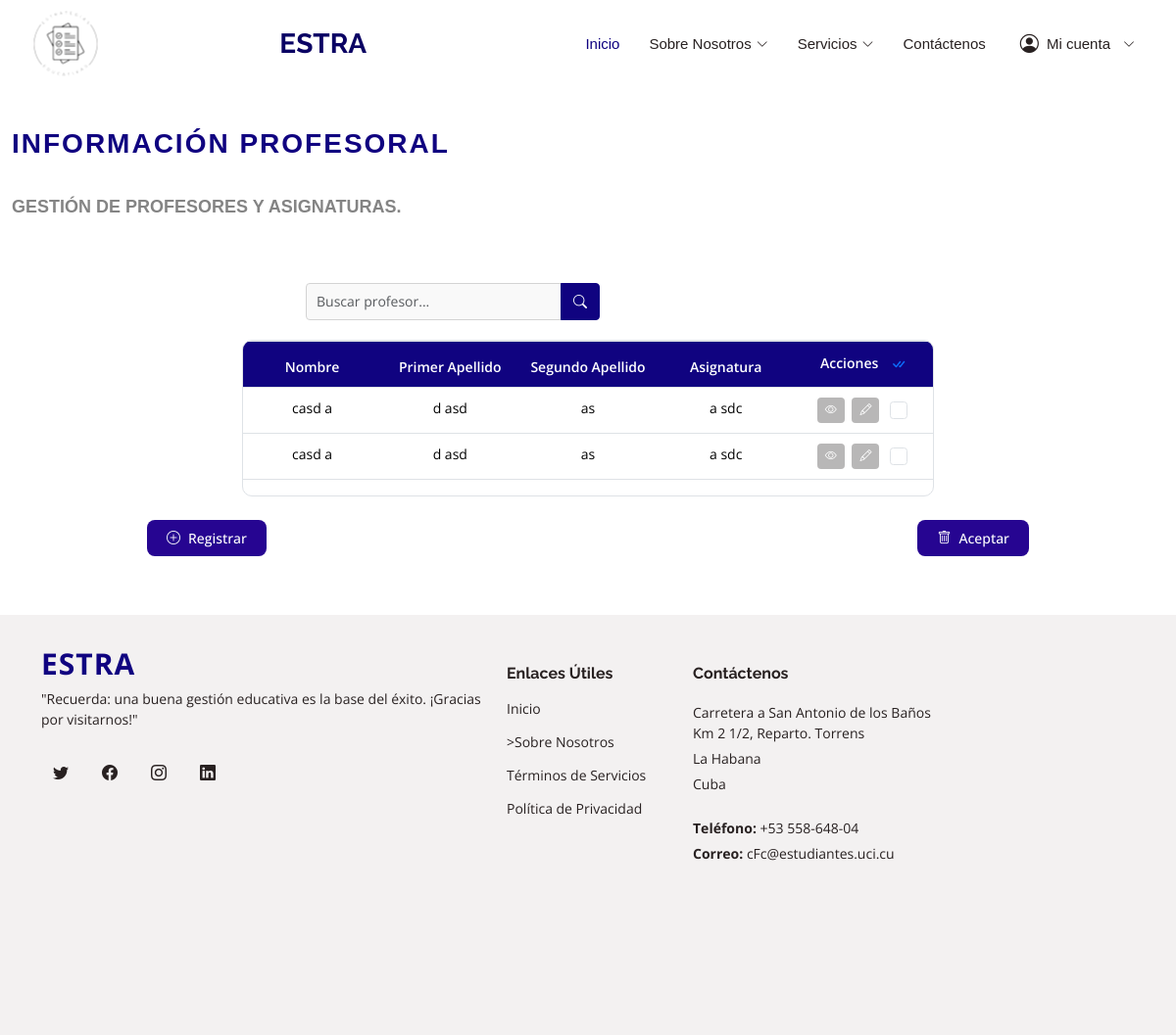
The page /informacion_profesoral/ on the database as committed earlier.
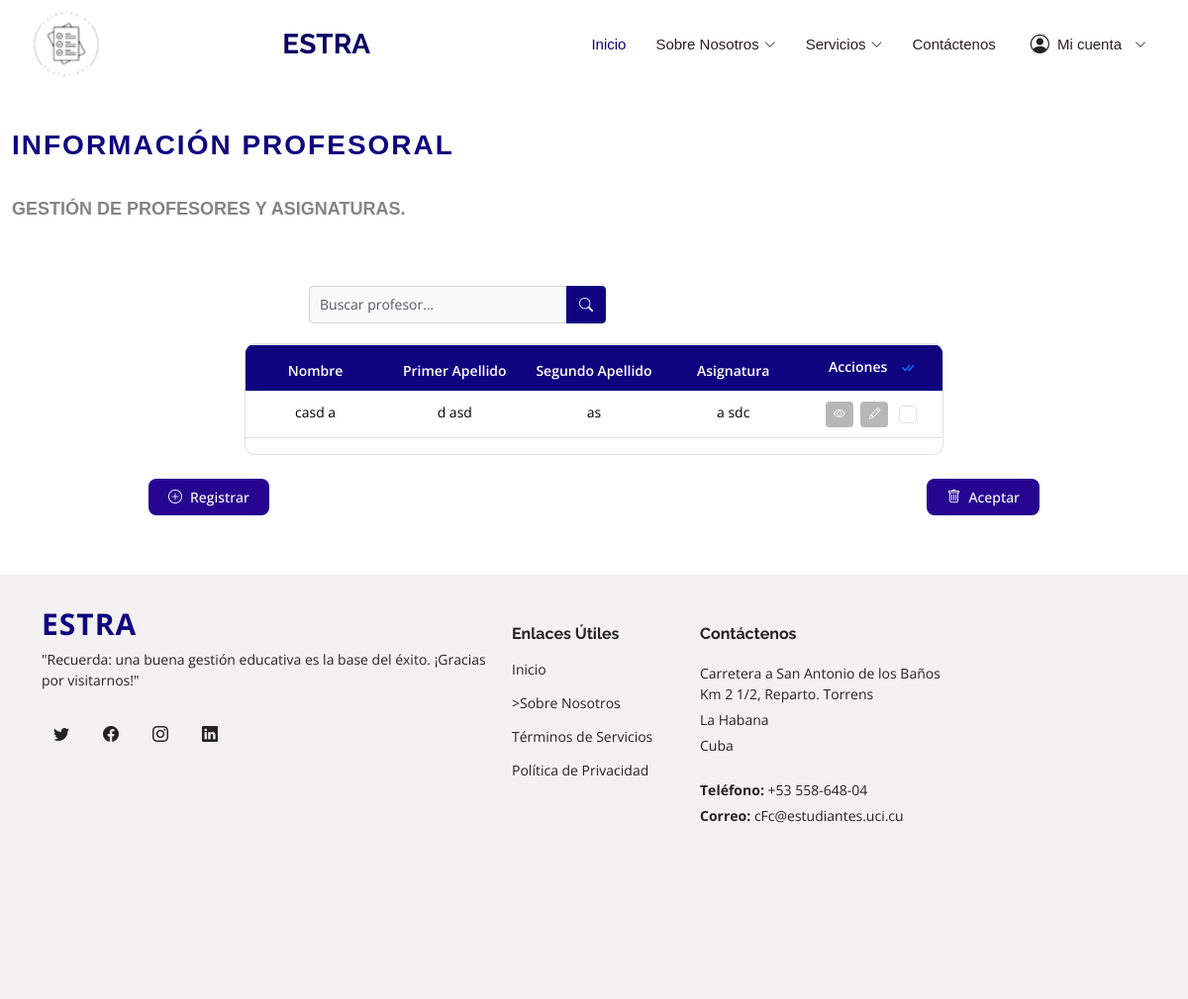
The same page on the database as committed later.
### data_models/models.py (models this page shows, shortened)
class Profesor(models.Model):
    nombre = models.CharField(max_length=50)
    primer_apellido = models.CharField(max_length=50)
    segundo_apellido = models.CharField(max_length=50, blank=True, null=True)
    sexo = models.CharField(max_length=20, choices=[('masculino', 'Masculino'), ('femenino', 'Femenino'), ('otro', 'Otro')])
    categoria_docente = models.CharField(max_length=20, choices=[('instructor', 'Instructor'), ('asistente', 'Asistente'), ('auxiliar', 'Auxiliar'), ('titular', 'Titular')])
    asignatura = models.CharField(max_length=50)
    solapin = models.CharField(max_length=10, unique=True)
    telefono = models.CharField(max_length=15)
    correo = models.EmailField(max_length=50)
    brigada_asignada = models.CharField(max_length=10)
    brigadas_impartir = models.CharField(max_length=50)
    descripcion = models.TextField()

### SGEE/views.py (the view)
# urls.py: path('informacion_profesoral/', informacion_profesoral_view, name='informacion_profesoral'),
def informacion_profesoral_view(request):
    profesores = Profesor.objects.all()
    return render(request, 'informacion_profesoral.html', {'profesores': profesores})

### templates/informacion_profesoral.html (shortened to what the changed rows need)
{% load static %}
<!DOCTYPE html>
<html lang="es">
<head>
  <link href="{% static 'assets/vendor/animate.css/animate.min.css' %}" rel="stylesheet">
  <link href="{% static 'assets/vendor/bootstrap/css/bootstrap.min.css' %}" rel="stylesheet">
  <link href="{% static 'assets/vendor/bootstrap-icons/bootstrap-icons.css' %}" rel="stylesheet">
  <link href="{% static 'assets/vendor/boxicons/css/boxicons.min.css' %}" rel="stylesheet">
  <link href="{% static 'assets/vendor/glightbox/css/glightbox.min.css' %}" rel="stylesheet">
  <link href="{% static 'assets/vendor/remixicon/remixicon.css' %}" rel="stylesheet">
  <link href="{% static 'assets/vendor/swiper/swiper-bundle.min.css' %}" rel="stylesheet">
  <link href="{% static 'assets/css/style.css' %}" rel="stylesheet">
</head>
<body>
  <header id="header" class="d-flex align-items-center fixed-top">
    <div class="container d-flex align-items-center">
      <h1 class="logo me-auto"><a href="{% url 'pagina_principal' %}">ESTRA</a></h1>
    </div>
  </header>
  <main id="main">
<section id="informacion-profesoral" class="informacion-profesoral section-bg">
    <div class="container-fluid">
      <div class="section-title">
        <h2>Información Profesoral</h2>
        <br>
        <br>
      </div>
      <form id="form-eliminar-profesores" method="POST" action="{% url 'eliminar_profesores' %}">
        <div id="tabla-profesoral" class="table-container">
          <div id="tabla-profesoral-responsive" class="table-responsive">
            <table id="tablita-profesoral" class="table table-bordered table-hover custom-table">
              <thead>
                <tr>
                  <th>Nombre</th>
                  <th>Primer Apellido</th>
                  <th>Segundo Apellido</th>
                  <th>Asignatura</th>
                  <th>
                    Acciones
                    <button id="btn-seleccionar-todo" class="btn btn-link p-0 ms-2" title="Seleccionar Todo">
                      <i class="bi bi-check-all"></i>
                    </button>
                  </th>
                </tr>
              </thead>
              <tbody>
                {% for profesor in profesores %}
                <tr>
                  <td>{{ profesor.nombre }}</td>
                  <td>{{ profesor.primer_apellido }}</td>
                  <td>{{ profesor.segundo_apellido }}</td>
                  <td>{{ profesor.asignatura }}</td>
                  <td>
                    <button class="btn btn-action btn-ver-detalles" title="Ver Detalles">
                      <i class="bi bi-eye"></i>
                    </button>
                    <button class="btn btn-action btn-modificar" title="Modificar">
                      <i class="bi bi-pencil"></i>
                    </button>
                    <input type="checkbox" class="form-check-input seleccionar-fila" name="profesores[]" value="{{ profesor.id }}">
                  </td>
                </tr>
                {% empty %}
                <tr>
                  <td colspan="5" class="text-center">No hay profesores registrados.</td>
                </tr>
                {% endfor %}
              </tbody>
            </table>
          </div>
        </div>
      </form>
    </div>
  </section>
  </main>
</body>
</html>

Rows that differ between the two databases and show on the page:
removed Profesor: nombre "casd a", primer_apellido "d asd", segundo_apellido "as", asignatura "a sdc"
